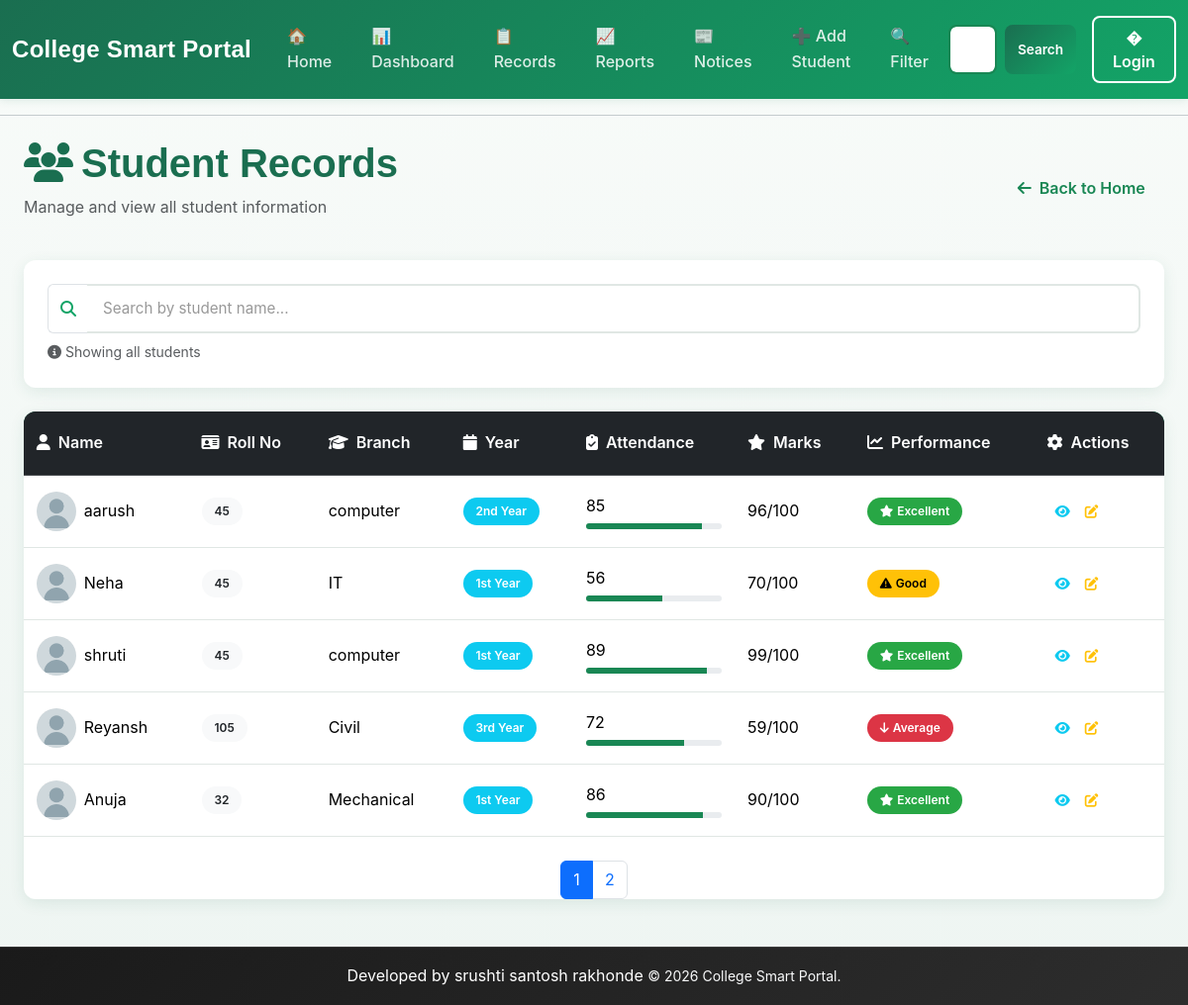
Before: /records with the older database file.
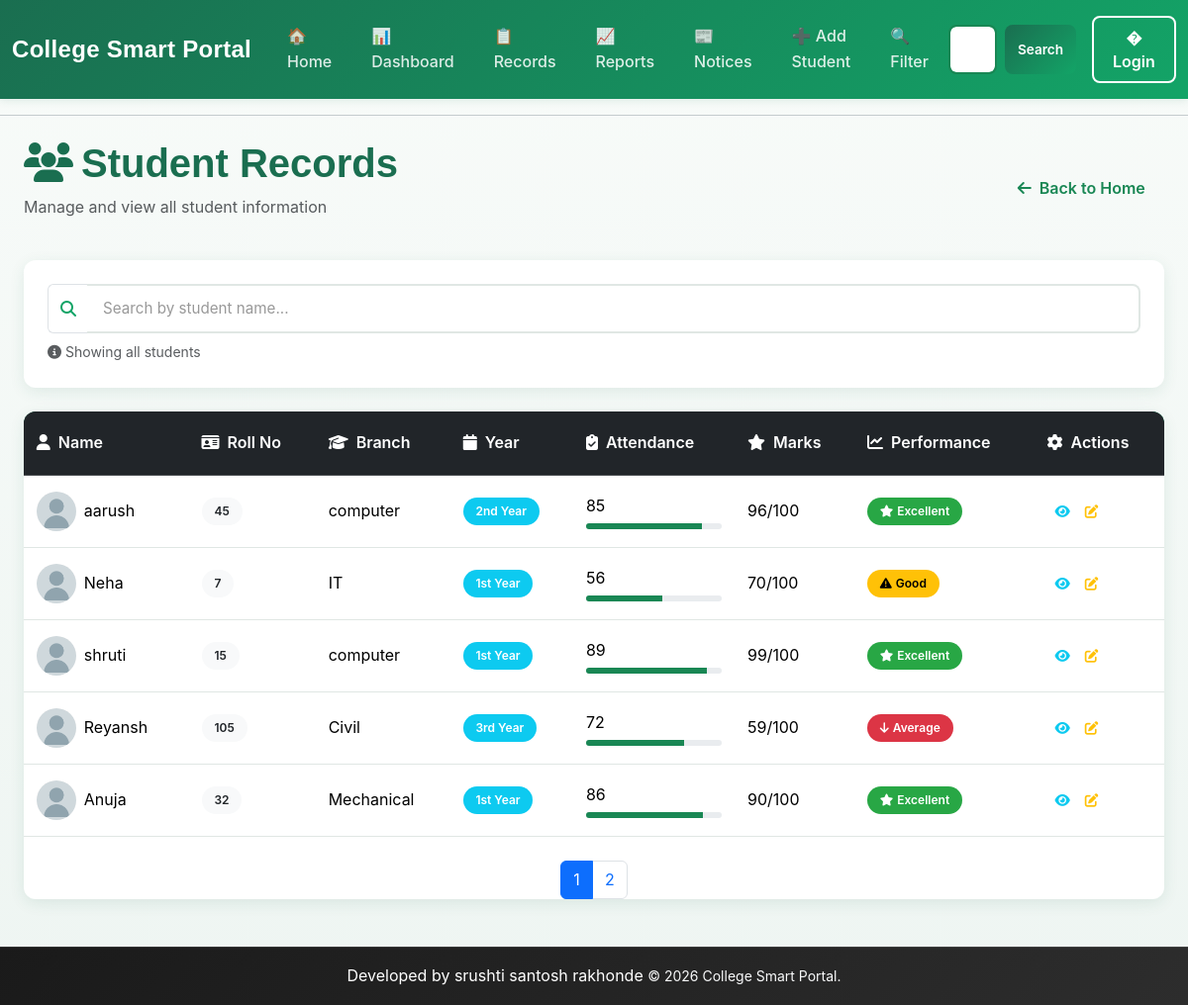
After: the same page with the newer database file.
### tables this page shows
CREATE TABLE students (
                    id INTEGER PRIMARY KEY AUTOINCREMENT,
                    name TEXT NOT NULL,
                    roll_no INTEGER NOT NULL,
                    marks INTEGER NOT NULL,
                    branch TEXT NOT NULL,
                    attendance INTEGER DEFAULT 0
                 , photo TEXT DEFAULT 'default.png', year TEXT DEFAULT '1st Year');

### project_flask.py (the view)
@app.route('/records')
def records():
    page = request.args.get('page', 1, type=int)
    per_page = 5
    offset = (page - 1) * per_page
    conn = get_db()
    students = conn.execute("""
        SELECT id, name, roll_no, branch, attendance, marks, year, photo
        FROM students
        ORDER BY id DESC
        LIMIT ? OFFSET ?
    """, (per_page, offset)).fetchall()
    total = conn.execute('SELECT COUNT(*) FROM students').fetchone()[0]
    conn.close()
    total_pages = (total + per_page - 1) // per_page  # Calculate total pages
    return render_template('records.html', students=students, total_pages=total_pages, page=page)

### database.py (called while the page is built)
def get_db():
    conn = sqlite3.connect(DB_PATH)
    conn.row_factory = sqlite3.Row
    return conn

### templates/records.html (shortened to what the changed rows need)
{% extends 'base.html' %}
{% block content %}
<div class="mb-4">
    <div class="d-flex justify-content-between align-items-center mb-4">
        <div>
            <h1 class="display-6 fw-bold mb-2">
                <i class="fas fa-users me-2"></i>Student Records
            </h1>
        </div>
    </div>
    <div class="card border-0 shadow-sm">
        <div class="table-responsive">
            <table class="table table-hover align-middle mb-0">
                <thead class="table-dark">
                    <tr>
                        <th><i class="fas fa-user me-2"></i>Name</th>
                        <th><i class="fas fa-id-card me-2"></i>Roll No</th>
                        <th><i class="fas fa-graduation-cap me-2"></i>Branch</th>
                        <th><i class="fas fa-calendar me-2"></i>Year</th>
                        <th><i class="fas fa-clipboard-check me-2"></i>Attendance</th>
                        <th><i class="fas fa-star me-2"></i>Marks</th>
                        <th><i class="fas fa-chart-line me-2"></i>Performance</th>
                        <th><i class="fas fa-cog me-2"></i>Actions</th>
                    </tr>
                </thead>
                <tbody id="tableBody">
                    {% for student in students %}
                    <tr data-name="{{ student[1]|lower }}" class="align-middle">
                        <td>
                            <div class="d-flex align-items-center gap-2">
                                {% if student[7] %}
                                    <img src="{{ url_for('static', filename='uploads/' + student[7]) }}"
                                        alt="{{ student[1] }}"
                                        style="width:40px;height:40px;border-radius:50%;object-fit:cover;">
                                {% else %}
                                    <div class="avatar-placeholder" style="width:40px;height:40px;border-radius:50%;background:#13a467;color:white;display:flex;align-items:center;justify-content:center;font-weight:bold;">
                                        {{ student[1][0] }}
                                    </div>
                                {% endif %}
                                <span class="fw-600">{{ student[1] }}</span>
                            </div>
                        </td>
                        <td><span class="badge bg-light text-dark">{{ student[2] }}</span></td>
                        <td>{{ student[3] }}</td>
                        <td><span class="badge bg-info">{{ student[6] }}</span></td>
                        <td>
                            <span class="fw-600">{{ student[4] }}</span>
                            {% set att_percent = (student[4]|string).rstrip('%')|int %}
                            <div class="progress" style="height: 6px; margin-top: 4px;">
                                <div class="progress-bar bg-success" role="progressbar" data-width="{{ att_percent }}" aria-valuenow="{{ att_percent }}" aria-valuemin="0" aria-valuemax="100"></div>
                            </div>
                        </td>
                        <td><span class="fw-700">{{ student[5] }}/100</span></td>
                        <td>
                            {% if student[5] >= 80 %}
                                <span class="badge bg-success">
                                    <i class="fas fa-star me-1"></i>Excellent
                                </span>
                            {% elif student[5] >= 60 %}
                                <span class="badge bg-warning text-dark">
                                    <i class="fas fa-exclamation-triangle me-1"></i>Good
                                </span>
                            {% else %}
                                <span class="badge bg-danger">
                                    <i class="fas fa-arrow-down me-1"></i>Average
                                </span>
                            {% endif %}
                        </td>
                        <td>
                            <div class="btn-group btn-group-sm" role="group">
                                <a href="{{ url_for('student_detail', id=student[0]) }}"
                                   class="btn btn-outline-info btn-sm" title="View Details">
                                   <i class="fas fa-eye"></i>
                                </a>
                                <a href="{{ url_for('edit_student', id=student[0]) }}"
                                    class="btn btn-outline-warning btn-sm" title="Edit">
                                    <i class="fas fa-edit"></i>
                                </a>
                            </div>
                        </td>
                    </tr>
                    {% endfor %}
                </tbody>
            </table>
        </div>
    </div>
</div>
{% endblock %}

Changed rows visible on the page:
changed students "Neha": roll_no "45" → "7"
changed students "shruti": roll_no "45" → "15"
